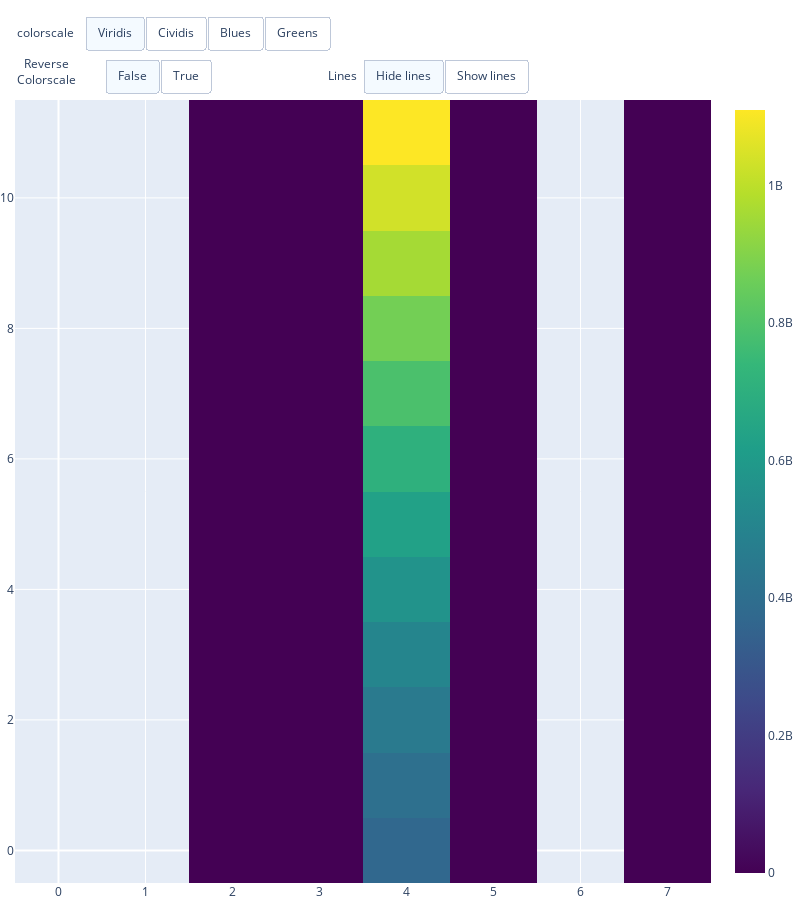

The cell this chart's notebook holds for it:
### Code cell
# Update Several Data Attributes
# Create figure
b_fig = pg.Figure()
# Add surface trace
b_fig.add_trace(pg.Heatmap(z=df.values.tolist(), colorscale="Viridis"))

# Update plot sizing
b_fig.update_layout(
    width=800,
    height=900,
    autosize=False,
    margin=dict(t=100, b=0, l=0, r=0),
)


# button_layer_1_height = 1.08
button_layer_1_height = 1.12
button_layer_2_height = 1.065

b_fig.update_layout(
    updatemenus=[
        dict(
            buttons=list([
                dict(
                    args=["colorscale", "Viridis"],
                    label="Viridis",
                    method="restyle"
                ),
                dict(
                    args=["colorscale", "Cividis"],
                    label="Cividis",
                    method="restyle"
                ),
                dict(
                    args=["colorscale", "Blues"],
                    label="Blues",
                    method="restyle"
                ),
                dict(
                    args=["colorscale", "Greens"],
                    label="Greens",
                    method="restyle"
                ),
            ]),
            type = "buttons",
            direction="right",
            pad={"r": 10, "t": 10},
            showactive=True,
            x=0.1,
            xanchor="left",
            y=button_layer_1_height,
            yanchor="top"
        ),
        dict(
            buttons=list([
                dict(
                    args=["reversescale", False],
                    label="False",
                    method="restyle"
                ),
                dict(
                    args=["reversescale", True],
                    label="True",
                    method="restyle"
                )
            ]),
            type = "buttons",
            direction="right",
            pad={"r": 10, "t": 10},
            showactive=True,
            x=0.13,
            xanchor="left",
            y=button_layer_2_height,
            yanchor="top"
        ),
        dict(
            buttons=list([
                dict(
                    args=[{"contours.showlines": False, "type": "contour"}],
                    label="Hide lines",
                    method="restyle"
                ),
                dict(
                    args=[{"contours.showlines": True, "type": "contour"}],
                    label="Show lines",
                    method="restyle"
                ),
            ]),
            type = "buttons",
            direction="right",
            pad={"r": 10, "t": 10},
            showactive=True,
            x=0.5,
            xanchor="left",
            y=button_layer_2_height,
            yanchor="top"
        ),
    ]
)

b_fig.update_layout(
    annotations=[
        dict(text="colorscale", x=0, xref="paper", y=1.1, yref="paper",
                             align="left", showarrow=False),
        dict(text="Reverse<br>Colorscale", x=0, xref="paper", y=1.06,
                             yref="paper", showarrow=False),
        dict(text="Lines", x=0.47, xref="paper", y=1.045, yref="paper",
                             showarrow=False)
    ])

b_fig.show()

### Figure 1 — Plotly figure (JSON) as saved in the notebook; plotly's stock layout.template omitted (floating-point values rounded to 4 significant figures)
{"data": [{"colorscale": [[0, "#440154"], [0.1111, "#482878"], [0.2222, "#3e4989"], [0.3333, "#31688e"], [0.4444, "#26828e"], [0.5556, "#1f9e89"], [0.6667, "#35b779"], [0.7778, "#6ece58"], [0.8889, "#b5de2b"], [1, "#fde725"]], "type": "heatmap", "z": [["India", "Asia", 1952, 37.37, 372000000, 546.6, "IND", 356], ["India", "Asia", 1957, 40.25, 409000000, 590.1, "IND", 356], ["India", "Asia", 1962, 43.6, 454000000, 658.3, "IND", 356], ["India", "Asia", 1967, 47.19, 506000000, 700.8, "IND", 356], ["India", "Asia", 1972, 50.65, 567000000, 724.0, "IND", 356], ["India", "Asia", 1977, 54.21, 634000000, 813.3, "IND", 356], ["India", "Asia", 1982, 56.6, 708000000, 855.7, "IND", 356], ["India", "Asia", 1987, 58.55, 788000000, 976.5, "IND", 356], ["India", "Asia", 1992, 60.22, 872000000, 1164.0, "IND", 356], ["India", "Asia", 1997, 61.77, 959000000, 1459.0, "IND", 356], ["India", "Asia", 2002, 62.88, 1034172547, 1747.0, "IND", 356], ["India", "Asia", 2007, 64.7, 1110396331, 2452.0, "IND", 356]]}], "layout": {"annotations": [{"align": "left", "showarrow": false, "text": "colorscale", "x": 0, "xref": "paper", "y": 1.1, "yref": "paper"}, {"showarrow": false, "text": "Reverse<br>Colorscale", "x": 0, "xref": "paper", "y": 1.06, "yref": "paper"}, {"showarrow": false, "text": "Lines", "x": 0.47, "xref": "paper", "y": 1.045, "yref": "paper"}], "autosize": false, "height": 900, "margin": {"b": 0, "l": 0, "r": 0, "t": 100}, "updatemenus": [{"buttons": [{"args": ["colorscale", "Viridis"], "label": "Viridis", "method": "restyle"}, {"args": ["colorscale", "Cividis"], "label": "Cividis", "method": "restyle"}, {"args": ["colorscale", "Blues"], "label": "Blues", "method": "restyle"}, {"args": ["colorscale", "Greens"], "label": "Greens", "method": "restyle"}], "direction": "right", "pad": {"r": 10, "t": 10}, "showactive": true, "type": "buttons", "x": 0.1, "xanchor": "left", "y": 1.12, "yanchor": "top"}, {"buttons": [{"args": ["reversescale", false], "label": "False", "method": "restyle"}, {"args": ["reversescale", true], "label": "True", "method": "restyle"}], "direction": "right", "pad": {"r": 10, "t": 10}, "showactive": true, "type": "buttons", "x": 0.13, "xanchor": "left", "y": 1.065, "yanchor": "top"}, {"buttons": [{"args": [{"contours.showlines": false, "type": "contour"}], "label": "Hide lines", "method": "restyle"}, {"args": [{"contours.showlines": true, "type": "contour"}], "label": "Show lines", "method": "restyle"}], "direction": "right", "pad": {"r": 10, "t": 10}, "showactive": true, "type": "buttons", "x": 0.5, "xanchor": "left", "y": 1.065, "yanchor": "top"}], "width": 800, "xaxis": {"autorange": true, "range": [-0.5, 7.5]}, "yaxis": {"autorange": true, "range": [-0.5, 11.5]}}}
